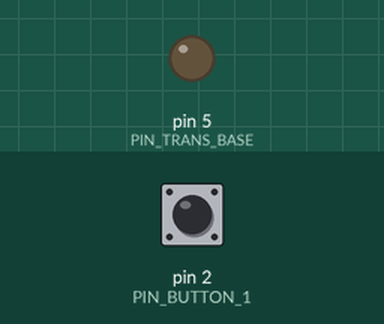
This sketch was run on a simulated Arduino Uno, built with avr-gcc and run on an emulated ATmega328P. On the bench: output pins drawn as LEDs (lit = HIGH). The test bench sets the inputs (shaded band); at power-on: pin 2 (PIN_BUTTON_1) HIGH.

Above: at 1.2 s.
1.3 s: pin 2 (PIN_BUTTON_1) pulled LOW for 0.15 s
At 1.37 s:
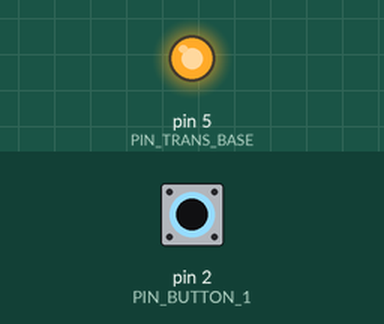
2.9 s: pin 2 (PIN_BUTTON_1) pulled LOW for 3.2 s
At 7.2 s:
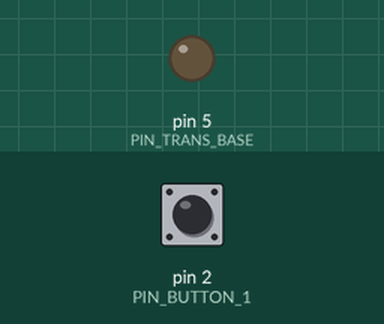
Timing chart, 0 to 8.7 s (numbered marks = the images above; inputs shaded):
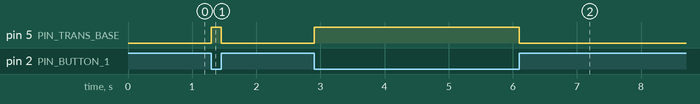

The sketch:

test_transistor_key.ino
```cpp
#define PIN_TRANS_BASE 5
#define PIN_BUTTON_1 2

void setup() {
  Serial.begin(9600);
  #define PIN_BUTTON_1 2
  pinMode(PIN_TRANS_BASE, OUTPUT);
  pinMode(PIN_BUTTON_1, INPUT_PULLUP );
}

void loop() {
    if (digitalRead(PIN_BUTTON_1) == LOW) {
    digitalWrite(PIN_TRANS_BASE, HIGH);
  } else {
    digitalWrite(PIN_TRANS_BASE, LOW);
  }

}
```

Measured:
- after the input at 1.3 s, pin 5 (PIN_TRANS_BASE): LOW → HIGH at once, → LOW 0.15 s later
- after the input at 2.9 s, pin 5 (PIN_TRANS_BASE): LOW → HIGH at once, → LOW 3.2 s later
